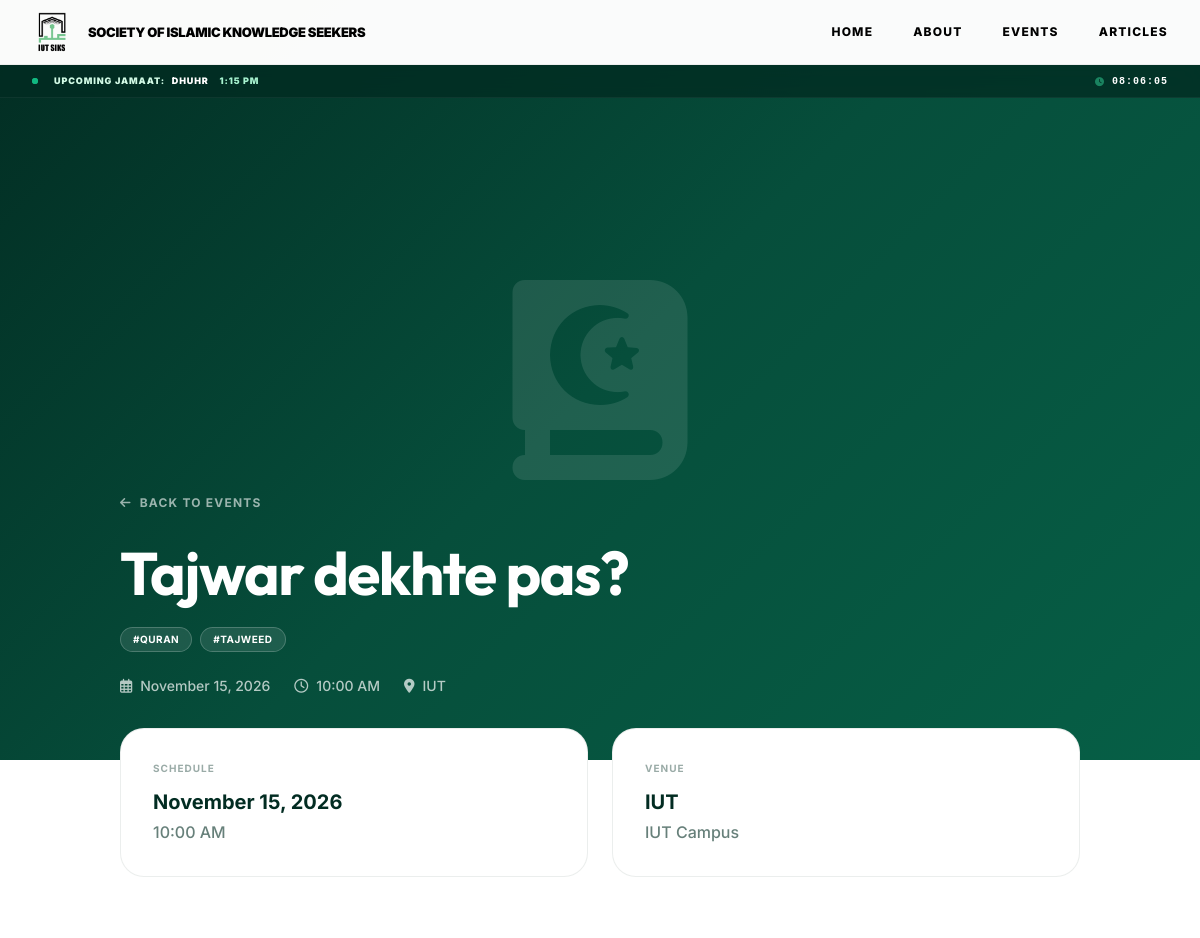
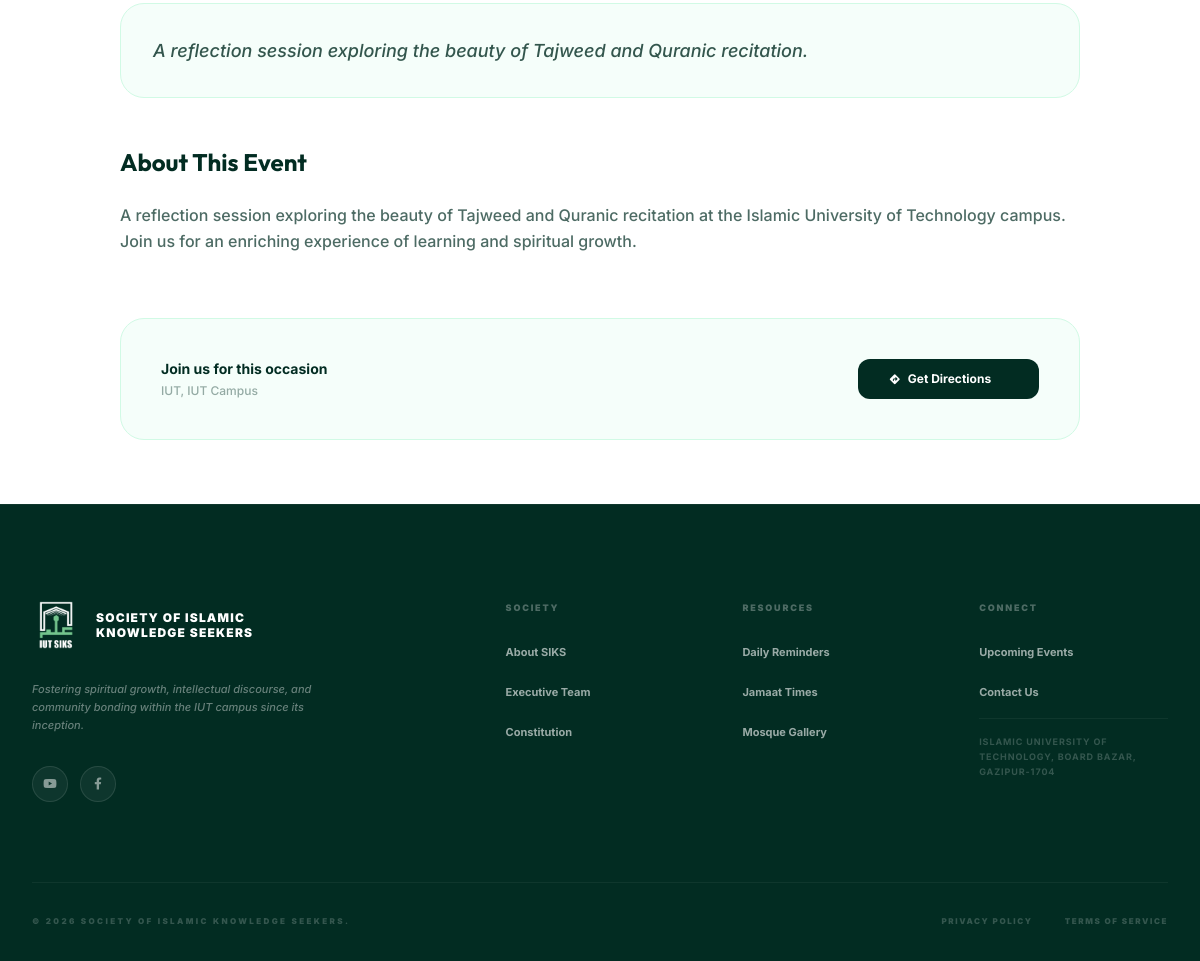
Page /event_details.php?id=1 on the committed database (2 pictures, top to bottom).
### tables this page shows
CREATE TABLE IF NOT EXISTS events (
    id INT AUTO_INCREMENT PRIMARY KEY,
    name VARCHAR(255) NOT NULL,
    event_date DATE NOT NULL,
    event_time VARCHAR(50),
    venue VARCHAR(255) NOT NULL,
    short_description TEXT,
    description LONGTEXT,
    logo VARCHAR(255),  
    cover_image VARCHAR(255),  
    tag VARCHAR(50),
    category VARCHAR(50) DEFAULT 'Community',
    is_past BOOLEAN DEFAULT FALSE,
    created_at TIMESTAMP DEFAULT CURRENT_TIMESTAMP
);

### includes/config.php (called while the page is built, shortened)
<?php
require_once __DIR__ . '/db.php';
function getEventById($id)
{
    global $pdo;
    try {
        $stmt = $pdo->prepare("SELECT * FROM events WHERE id = ?");
        $stmt->execute([$id]);
        return $stmt->fetch();
    } catch (PDOException $e) {
        return null;
    }
}

### event_details.php (the view, shortened to what this page needs)
<?php
require_once 'includes/config.php';
require_once 'includes/header.php';
$id = $_GET['id'] ?? null;
$event = getEventById($id);
$tags = !empty($event['tag']) ? array_map('trim', explode(',', $event['tag'])) : [];
$heroImage = null;
?>
<section class="relative -mt-24 <?php echo $heroImage ? 'min-h-[60vh]' : 'min-h-[40vh]'; ?> flex items-end overflow-hidden">
    <?php if ($heroImage): ?>
        <img src="<?php echo htmlspecialchars($heroImage); ?>"
             alt="<?php echo htmlspecialchars($event['name']); ?>"
             class="absolute inset-0 w-full h-full object-cover">
        <div class="absolute inset-0 img-overlay-dark"></div>
    <?php else: ?>
        <div class="absolute inset-0" style="background: linear-gradient(135deg, #022c22 0%, #064e3b 50%, #065f46 100%);">
            <div class="absolute inset-0 flex items-center justify-center opacity-10">
                <i class="fas <?php echo $event['logo'] ?: 'fa-calendar'; ?> text-[200px] text-white"></i>
            </div>
        </div>
    <?php endif; ?>
    <div class="relative z-10 w-full">
        <div class="max-w-5xl mx-auto px-4 sm:px-6 lg:px-8 pb-16 pt-32">
            <a href="events.php" class="inline-flex items-center text-white/60 hover:text-white font-bold text-xs uppercase tracking-widest mb-8 transition-colors">
                <i class="fas fa-arrow-left mr-2"></i>
                Back to Events
            </a>
            <h1 class="text-4xl md:text-6xl font-display font-bold text-white mb-6 tracking-tight leading-tight">
                <?php echo htmlspecialchars($event['name']); ?>
            </h1>
            <?php if ($tags): ?>
                <div class="flex flex-wrap gap-2 mb-6">
                    <?php foreach ($tags as $tag): ?>
                        <span class="px-3 py-1 bg-white/10 backdrop-blur-md border border-white/20 rounded-full text-[10px] font-bold text-white uppercase tracking-wider">
                            #<?php echo htmlspecialchars($tag); ?>
                        </span>
                    <?php endforeach; ?>
                </div>
            <?php endif; ?>
            <div class="flex flex-wrap items-center gap-6 text-white/70 text-sm font-medium">
                <span><i class="far fa-calendar-alt mr-2"></i><?php echo date('F d, Y', strtotime($event['event_date'])); ?></span>
                <?php if ($event['event_time']): ?>
                    <span><i class="far fa-clock mr-2"></i><?php echo htmlspecialchars($event['event_time']); ?></span>
                <?php endif; ?>
                <span><i class="fas fa-location-dot mr-2"></i><?php echo htmlspecialchars($event['venue']); ?></span>
            </div>
        </div>
    </div>
</section>
<section class="py-16 bg-white">
    <div class="max-w-5xl mx-auto px-4 sm:px-6 lg:px-8">
        <div class="grid grid-cols-1 sm:grid-cols-2 gap-6 -mt-24 mb-16 relative z-20">
            <div class="card-professional p-8 bg-white">
                <p class="text-[10px] uppercase font-bold text-emerald-950/40 mb-3 tracking-widest">Schedule</p>
                <p class="text-emerald-950 font-bold text-xl"><?php echo date('F d, Y', strtotime($event['event_date'])); ?></p>
                <p class="text-emerald-950/60 font-medium mt-1"><?php echo htmlspecialchars($event['event_time']); ?></p>
            </div>
            <div class="card-professional p-8 bg-white">
                <p class="text-[10px] uppercase font-bold text-emerald-950/40 mb-3 tracking-widest">Venue</p>
                <p class="text-emerald-950 font-bold text-xl"><?php echo htmlspecialchars($event['venue']); ?></p>
                <p class="text-emerald-950/60 font-medium mt-1">IUT Campus</p>
            </div>
        </div>
        <?php if (!empty($event['short_description'])): ?>
            <div class="mb-12 p-8 bg-emerald-50/50 border border-emerald-100 rounded-3xl">
                <p class="text-emerald-950/80 text-lg font-medium leading-relaxed italic">
                    <?php echo nl2br(htmlspecialchars($event['short_description'])); ?>
                </p>
            </div>
        <?php endif; ?>
        <?php if (!empty($event['description'])): ?>
            <div class="mb-16">
                <h3 class="text-2xl font-display font-bold text-emerald-950 mb-6">About This Event</h3>
                <div class="prose prose-lg max-w-none text-emerald-950/70 leading-relaxed font-medium">
                <?php
                    $safeDesc = htmlspecialchars($event['description']);
                    $safeDesc = preg_replace(
                        '/(https?:\/\/[^\s<]+)/i',
                        '<a href="$1" target="_blank" class="text-emerald-600 underline underline-offset-2 hover:text-emerald-800 transition-colors break-all">$1</a>',
                        $safeDesc
                    );
                    echo nl2br($safeDesc);
                ?>
                </div>
            </div>
        <?php endif; ?>
        <div class="bg-emerald-50/50 border border-emerald-100 rounded-3xl p-8 sm:p-10 flex flex-col sm:flex-row items-center justify-between">
            <div class="mb-4 sm:mb-0">
                <p class="text-emerald-950 font-bold text-sm mb-1">Join us for this occasion</p>
                <p class="text-emerald-950/40 text-xs font-medium"><?php echo htmlspecialchars($event['venue']); ?>, IUT Campus</p>
            </div>
            <a href="<?php echo MAPS_URL; ?>" target="_blank"
               class="px-8 py-3 bg-emerald-950 text-white rounded-xl text-xs font-bold hover:bg-black transition-colors flex items-center group">
                <i class="fas fa-directions mr-2 text-[10px]"></i>
                Get Directions
            </a>
        </div>
    </div>
</section>
<?php require_once 'includes/footer.php'; ?>

### css/styles.css (style rules this page uses)
:root { --emerald-primary: #10b981; --emerald-dark: #064e3b; --emerald-glow: rgba(16, 185, 129, 0.2); }
.font-display { font-family: 'Outfit', sans-serif; }
.card-professional { background: #ffffff; border: 1px solid rgba(2, 44, 34, 0.08); border-radius: 24px; overflow: hidden; transition: all 0.5s cubic-bezier(0.16, 1, 0.3, 1); }

### includes/header.php (style rules this page uses)
:root { --emerald-essence: #022c22; --emerald-deep: #022c22; --emerald-light: #ffffff; }
body { background-color: #ffffff; color: var(--emerald-deep); overflow-x: hidden; }

### rows in the picture
events: name "Tajwar dekhte pas?", tag "QURAN", tag "TAJWEED", event_date "November 15, 2026", event_time "10:00 AM", venue "IUT", short_description "A reflection session exploring the beauty of Tajweed and Quranic recitation.", description "A reflection session exploring the beauty of Tajweed and Quranic recitation at the Islamic University of Technology campus. Join us for an enriching experience of learning and spiritual growth."

### other values in the picture
$label "HOME"
$label "ABOUT"
$label "EVENTS"
$label "ARTICLES"
IUT_ADDRESS "ISLAMIC UNIVERSITY OF TECHNOLOGY, BOARD BAZAR, GAZIPUR-1704"
